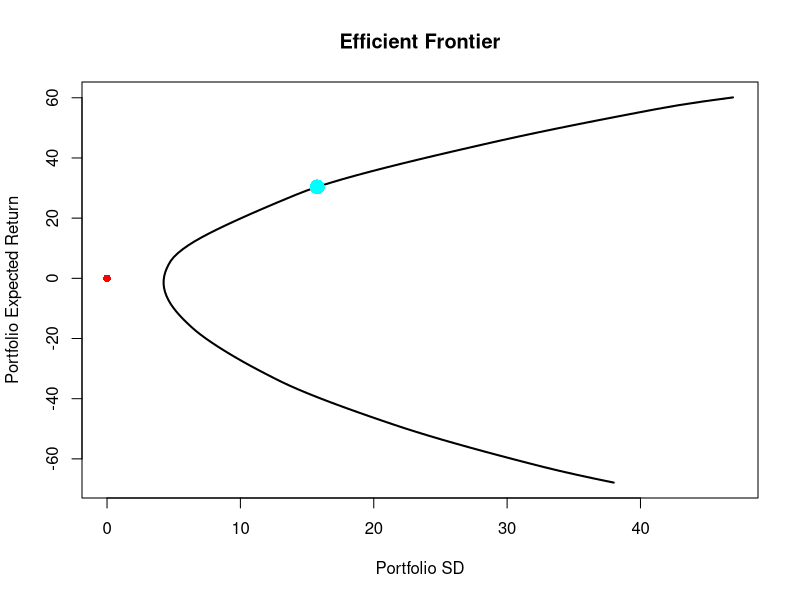

This figure's R source:
rm(list = ls())
while(length(dev.list()) > 0){dev.off()}
library(quadprog) # need the solve.QP() function
library(Matrix) # need the nearPD() function

# a function to find the range of expected returns that are possible given individual assets' expected 
# returns and weight constraints
rx.range <- function(rx, min.allo = 0, max.allo = 1, weight.sum = 1){
  # to get the minimum expected return of the portfolio, apply as much weight as is allowable to the 
  # assets with the lowest individual return rates
  rx <- sort(rx) # lowest to highest individual asset expected return values
  x <- weight.sum - length(rx) * min.allo # how much of the total weight we have left to apply to assets
  rx.min <- sum(rx * min.allo) # start by applying minimum weight to eash asset
  for(i in rx){
    if(x == 0){break} # once we have no more weight to apply, move on
    y <- min(max.allo, x) # find the max allowable weight, unless we have less than that much left
    rx.min <- rx.min + i * y # apply that weight
    x <- x - y # decrement the amount of weight we have left to apply
  }
  
  rx <- sort(rx, decreasing = T)
  x <- weight.sum - length(rx) * min.allo
  rx.max <- sum(rx * min.allo)
  for(i in rx){
    if(x == 0){break}
    y <- min(max.allo, x)
    rx.max <- rx.max + i * y
    x <- x - y
  }
  
  c(rx.min, rx.max)
}

# a function to give a series of weight vectors constituting portfolios on the efficient frontier
# subject to weight constraints.
# minimizes portfolio standard deviation at a sequence of portfolio expected return values
# `contraction` shrinks the range of exp. ret. values checked by a small amount because
# trouble tends to arrise when the solver hits the extremes of that range
eff.frontier <- function(time.series, min.allo = 0, max.allo = 1, 
                         weight.sum = 1, n.step = 100, contraction = 0.99){
  n.asset <- dim(time.series)[2]
  if(is.null(colnames(time.series))){
    colnames(time.series) <- paste("A", 1:n.asset, sep = "") # name the assets if they aren't already
  }
  if(min.allo * n.asset > weight.sum){stop("Minimum allocation too high for given weight sum constraint.")}
  if(max.allo * n.asset < weight.sum){stop("Maximum allocation too low for given weight sum constraint.")}
  
  Dmat <- matrix(nearPD(cov(time.series))$mat, ncol = n.asset) # quadratic term
  cov.mat.norm <- norm(Dmat)
  dvec <- colMeans(time.series) # linear term
  Amat <- cbind("sum.col" = rep(1, times = n.asset),
                "rx.col" = dvec,
                "min.allo" = diag(n.asset),
                "max.allo" = -diag(n.asset)) # constraint matrix
  # 2 equality constraints; sum(weights) = weight.sum AND 
  # sum(weights * asset expected returns) = desired portfolio return (which are sapply'ed over)
  meq <- 2
  # range of possible expected return values for portfolios of the given assets
  rx.rng <- rx.range(rx = dvec,
                     min.allo = min.allo,
                     max.allo = max.allo,
                     weight.sum = weight.sum)  
  
  rx.rng <- (rx.rng - mean(rx.rng)) * contraction + mean(rx.rng) # shrink the range a little bit
  # generate a sequence of exp. ret. values at which to minimize portfolio stdev
  rx.seq <- seq(rx.rng[1], rx.rng[2], length.out = n.step) 
  
  ftr <- t(sapply(X = rx.seq,
                  FUN = function(rx){
                    bvec <- c(weight.sum, rx, 
                              rep(min.allo, times = n.asset), 
                              -rep(max.allo, times = n.asset))
                    w <- solve.QP(Dmat = Dmat / cov.mat.norm,
                                  dvec = dvec / cov.mat.norm, 
                                  Amat = Amat, 
                                  bvec = bvec, 
                                  meq = meq)$solution
                    stdev <- sqrt(t(w) %*% Dmat %*% w)
                    c(w, "sd" = stdev, "rx" = rx)
                  })) # sapply solve.QP over all the rx values
  colnames(ftr) <- c(colnames(time.series), "sd", "rx") # give names
  ftr
}

folio.optim <- function(rx.goal, time.series, min.allo = 0, max.allo = 1, weight.sum = 1){
  n.asset <- dim(time.series)[2]
  if(is.null(colnames(time.series))){
    colnames(time.series) <- paste("A", 1:n.asset, sep = "")
  }
  if(min.allo * n.asset > weight.sum){stop("Minimum allocation too high for given weight sum constraint.")}
  if(max.allo * n.asset < weight.sum){stop("Maximum allocation too low for given weight sum constraint.")}
  
  Dmat <- matrix(nearPD(cov(time.series))$mat, ncol = n.asset)
  dvec <- colMeans(time.series)
  Amat <- cbind("sum.col" = rep(1, times = n.asset),
                "rx.col" = dvec,
                "min.allo" = diag(n.asset),
                "max.allo" = -diag(n.asset))
  meq <- 2
  rx.rng <- rx.range(rx = dvec,
                     min.allo = min.allo,
                     max.allo = max.allo,
                     weight.sum = weight.sum)
  
  if(rx.goal < rx.rng[1]){
    stop(paste("Expected return goal too low. Try a goal between", 
               round(rx.rng[1], digits = 2), "and", round(rx.rng[2], digits = 2),"."))
  }else if(rx.goal > rx.rng[2]){
    stop(paste("Expected return goal too high. Try a goal between", 
               round(rx.rng[1], digits = 2), "and", round(rx.rng[2], digits = 2),"."))
  }
  
  bvec <- c(weight.sum, rx.goal, 
            rep(min.allo, times = n.asset), 
            -rep(max.allo, times = n.asset))
  soln <- solve.QP(Dmat = Dmat,
                   dvec = dvec, 
                   Amat = Amat, 
                   bvec = bvec, 
                   meq = meq)$solution
  names(soln) <- colnames(time.series)
  soln
}

folio <- function(time.series){
  E <- new.env()
  E$rx <- colMeans(time.series)
  E$cov.mat <- matrix(nearPD(cov(time.series))$mat, ncol = dim(time.series)[2])
  function(weights){
    c("sd" = as.numeric(sqrt(t(weights) %*% E$cov.mat %*% weights)),
      "rx" = sum(E$rx * weights))
  }
}

################################
#### Generate a time series ####
################################

n.asset <- 10

time.series <- sapply(X = 1:n.asset,
                      FUN = function(i){
                        cumsum(rnorm(n = n.asset^2, sd = 10))
                      })
asset.names <- paste("A", 1:n.asset, sep = "")
colnames(time.series) <- asset.names

#####################################
#### Plot the efficient frontier ####
#####################################

ftr <- eff.frontier(time.series = time.series, min.allo = 0, max.allo = 1, weight.sum = 1)

psd <- ftr[,"sd"] # portfolio sd
prx <- ftr[,"rx"] # portfolio exp. ret.
x.min <- min(0, psd)
x.max <- max(0, psd)
y.min <- min(0, prx)
y.max <- max(0, prx)
plot(x = psd, y = prx, type = "l", lwd = 2, 
     xlim = c(x.min, x.max), ylim = c(y.min, y.max),
     xlab = "Portfolio SD", ylab = "Portfolio Expected Return",
     main = "Efficient Frontier")
points(x = 0, y = 0, pch = 16, col = "red") # add origin for reference

########################
#### Test optimizer ####
########################

rx.goal <- mean(prx[prx > 0])
w <- folio.optim(rx.goal = rx.goal, time.series = time.series)
pt <- folio(time.series)(weights = w)
points(x = pt[1], y = pt[2], pch = 16, col = "cyan", cex = 2)
